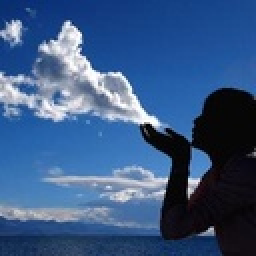
%> input picture hw4/1.jpg, 128 x 128 px, shrunk from 256 x 256 before the run (shown 2 times larger)
$ octave --eval "result = slic_code('1.jpg');"   (GNU Octave 9; MATLAB toolbox functions it lacks are replaced by stand-ins)
%> lines starting %> are read from the running program, lines starting %| are printed output that depends on the picture
function res = slic_code(path)
%> called with path = '1.jpg'
    % 1. init
    b=50;
    img=imread(path);
%> img is the input picture: size 128x128x3 uint8; mean R, G, B 57.1, 88.3, 132.4
    img=single(img);
%> img: size 128x128x3 single
    h=size(img,1);
%> h = 128
    w=size(img,2);
%> w = 128
    hn=ceil(h/b);
%> hn = 3
    wn=ceil(w/b);
%> wn = 3
    d=5;
    centers=zeros(hn, wn ,d);
    oldCenters = uint8(centers);
    for i=1:hn
        x=b/2+b*(i-1);
        x=min(x,h);
        for j=1:wn
            y=b/2+b*(j-1);
            y=min(y,w);
            centers(i,j,:)=[x y squeeze(img(x,y,:)).'];
        end
    end
    belongTo=ones(h,w,2);
    for i=1:h
        for j=1:w
            belongTo(i,j,1)=floor(i/b)+1;
            belongTo(i,j,2)=floor(j/b)+1;
        end
    end
    ifEnd=false;
    maxIters=3;
    iter=1;
    ws=3;

    while ~ifEnd && iter <= maxIters
        centers=single(centers);
        % 2. local shift
        for i=2:hn-1
            for j=2:wn-1
                minDis = 9999999;
                minX = -1;
                minY = -1;
                window=zeros(ws,ws);
                for x = -1:1
                    for y = -1:1
                        window(x+2,y+2) = grad(centers(i,j,1)+x,centers(i,j,2)+y,img);
                        if window(x+2,y+2) < minDis
                            minDis = window(x+2,y+2);
                            minX=x;
                            minY=y;
                        end
                    end
                end
                newX = centers(i,j,1)+minX-2;
                newY = centers(i,j,2)+minY-2;
                centers(i,j,:)=[newX newY squeeze(img(newX,newY,:)).'];
            end
        end
        % 3. centroid update
        for i=1:h
            for j=1:w
                minDis = 99999999;
                for k=1:hn
                    for l=1:wn
                        c=centers(k,l,:);
                        %4. optional
                        if(c(1)-i>2*b||c(1)-i<-2*b||c(2)-j>2*b||c(2)-j<-2*b)
                            continue
                        end
                        dis=norm([i/2 j/2 squeeze(img(i,j,:)).']-[c(1)/2 c(2)/2 c(3) c(4) c(5)]);
                        if(dis<minDis)
                            minDis=dis;
                            belongTo(i,j,1)=k;
                            belongTo(i,j,2)=l;
                        end
                    end
                end

            end
        end

        % judge converge
        centers=uint8(centers);
        if isequal(centers, oldCenters)
            ifEnd=true;
        end
        oldCenters=centers;

        % 5. iter
        iter=iter+1;
    end
%> after the loop, ifEnd = false; iter = 4; window = [Inf Inf Inf; Inf 5.1 Inf; 4.47 Inf Inf]
    % paint black
    for i=1:h-1
        for j=1:w-1
            if belongTo(i,j,1)==belongTo(i+1,j+1,1)&&belongTo(i,j,2)==belongTo(i+1,j+1,2)
                c=centers(belongTo(i,j,1), belongTo(i,j,2), :);
                img(i,j,:)=c(3:d);
            else
                img(i,j,:)=[0 0 0];
            end

        end
    end
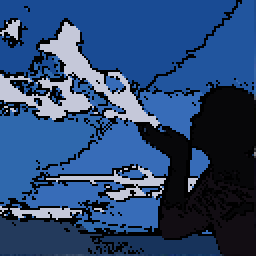
%> img: size 128x128x3 single (shown 2 times larger); mean R, G, B 43.5, 72.6, 115.6
%> after the loop, c = [125 125 18 13 19]
    % 6. output
    res=uint8(img);
end

function g = grad(x,y,img)
    g = norm([norm(img(x+1,y,1)-img(x-1,y,1),img(x,y+1,1)-img(x,y-1,1)),norm(img(x+1,y,2)-img(x-1,y,2),img(x,y+1,2)-img(x,y-1,2)),norm(img(x+1,y,3)-img(x-1,y,3),img(x,y+1,3)-img(x,y-1,3))]);
end
